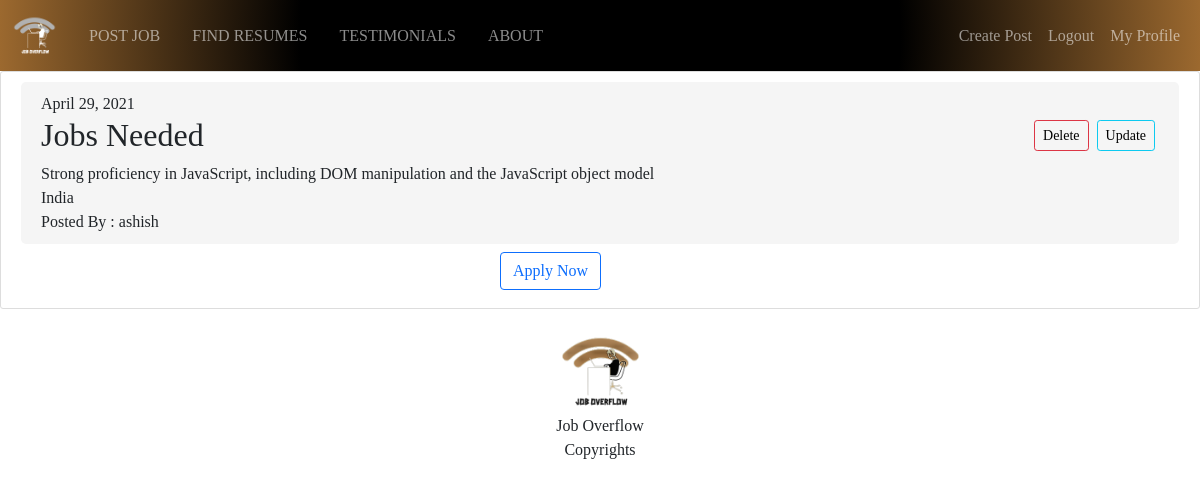
Before: /jobs/3/ (signed in) with the older database file.
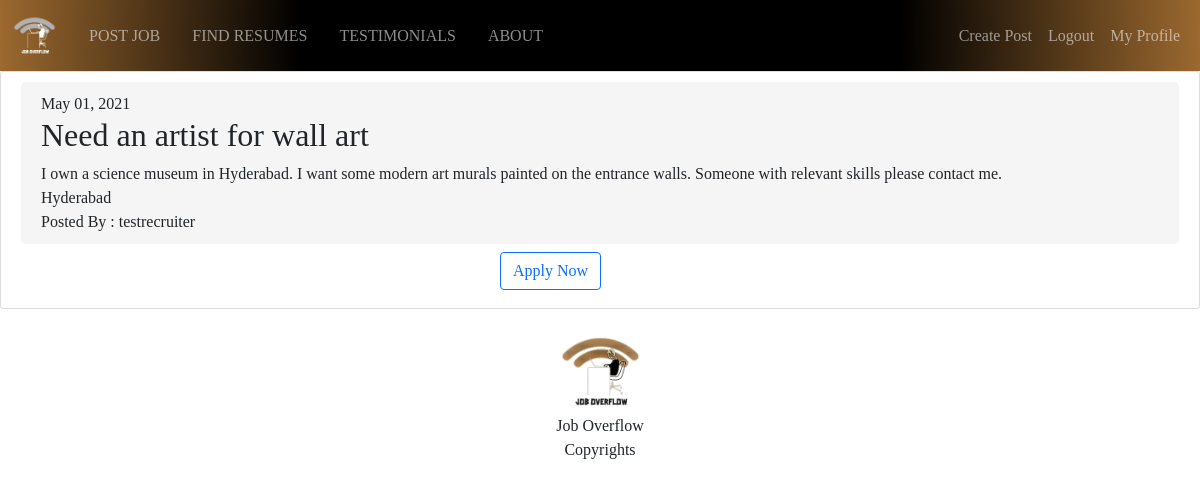
After: the same page with the newer database file.
### jobs/models.py (models this page shows, shortened)
class JobPost(models.Model):
    title = models.CharField(max_length=200)
    description = models.TextField()
    recruiter = models.ForeignKey(User, on_delete=models.CASCADE)
    company = models.CharField(max_length=200, default="", null=True)
    stipend = models.FloatField(blank=True, null=True)
    location = models.CharField(max_length=255)
    link = models.URLField(null=True, blank=True)
    date_posted = models.DateTimeField(default=timezone.now)
    skills_req = models.CharField(
        max_length=200, default="No skills required.", null=True)

### jobs/views.py (the view)
# urls.py: path('jobs/<int:pk>/', JobDetailView.as_view(), name='jobs-detail'),
class JobDetailView(DetailView):
    model = JobPost
    def get_context_data(self, **kwargs):
        context = super(JobDetailView, self).get_context_data(**kwargs)
        logged_user = self.request.user
        jobpost = self.get_object()
        if AppliedJobs.objects.filter(job=jobpost, user=logged_user).first() != None:
            context['has_applied'] = 1
        return context

### jobs/templates/jobs/jobpost_detail.html
{% extends 'jobs/base.html' %} {% block content %}
<article class="content-section">
	<div class="job-update">
		<div>
			<p>{{ object.date_posted | date:"F d, Y" }}</p>
			{% if user == object.recruiter %}
			<a
				class="btn btn-sm btn-outline-info my-1 mx-1"
				href="{% url 'jobs-update' object.id %}"
				>Update</a
			>
			<a
				class="btn btn-sm btn-outline-danger my-1 mx-1"
				href="{% url 'jobs-delete' object.id %}"
				>Delete</a
			>
			{% endif %}
		</div>
		<h2 class="article-title">{{ object.title }}</h2>
		<p class="article-content">{{ object.description }}</p>
		<p class="font-weight-bold">{{ object.location }}</p>
		<p class="font-weight-light">Posted By : {{ object.recruiter }}</p>
	</div>
	{% if not has_applied %}
	<div class="mx-auto" style="width: 200px">
		<a href="{% url 'apply' object.pk %}"
			><button class="btn btn-outline-primary my-2" type="submit">
				Apply Now
			</button></a
		>
	</div>
	{% else %}
	<div class="mx-auto" style="width: 200px">
	<button class="btn btn-success my-2"  data-toggle="tooltip" title="You've already applied to this job"> Applied </button>
	</div>
	{% endif %}
</article>
{% endblock content %}

Changed rows visible on the page:
changed JobPost: date_posted "April 29, 2021" → "May 01, 2021"; title "Jobs Needed" → "Need an artist for wall art"; description "Strong proficiency in JavaScript, including DOM manipulation and the JavaScript object model" → "I own a science museum in Hyderabad. I want some modern art murals painted on the entrance walls. Someone with relevant skills please contact me."; location "India" → "Hyderabad"; recruiter "ashish" → "testrecruiter"; recruiter_id 1 → 2 (drawn)
Other visible differences:
text no longer shown: "Update Delete"
